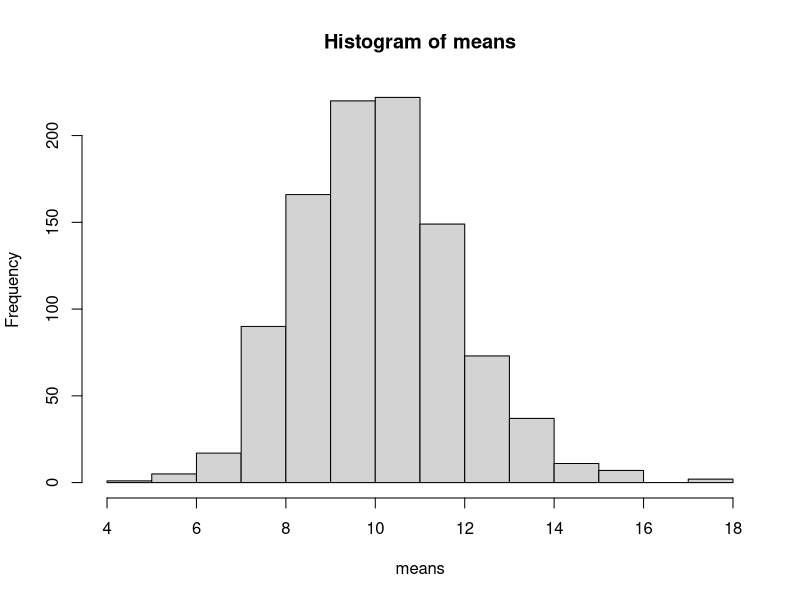

R code for this plot: (Note: this script raises an error after producing the figure.)
### Description: Chapter 4 Excercises
### @author      Bradley Cronce
### @version     3/22/2014 



## Problem 2 -- Consider the population [3, 6, 7, 9, 11, 14]. For samples of size 3 without replacement,
##              find (and plot) the sampling distribution of the minimum. What is the mean of the 
##              sampling distribution? The statistic is an estimate of some parameter -- what is
##              the value of that parameter?

                        population <- c(3, 6, 7, 11, 14)
                        population

#--------------------------------------------------------------------------------------------------------

## Problem 5 -- Let X1, X2,..., Xn be a random sample from some distribution and suppose
##              Y = T(X1, X2,..., Xn) is a statistic. Suppose the sampling distribution of Y
##              pdf f(y) = (3/8)y^2 for 0 <= y <= 2. Find P(0 <= Y <= 1/5).

#--------------------------------------------------------------------------------------------------------

## Problem 12 -- A friend claims she has drawn a random sample of size 30 from the exponential
##               distribution with lambda = 1/10. The mean of her sample is 12.

      # Part (a) -- What is the expected value of a sample mean?

                        lambda <- (1 / 10)
                        EXP <- (1 / lambda)
                        EXP # 10
      
      #                 **ANSWER** Expected = 10

      # Part (b) -- Run a simulation by drawing 1000 random samples, each of size 30, 
      #             from EXP(1/10) and then compute the mean. What proportion of the
      #             sample means are as large as or larger than 12?
      #
                        means <- numeric(1000) # space for results (vector of 0's)

                        for (i in 1:1000) {
  
                             x <- rexp(30, rate = 1/10) # draw random sample of size 30
                             means[i] <- mean(x) # compute mean, save in position i
  
                        }
                        hist(means)
                        
                        Proportion <- mean(means >= 12)
                        Proportion # 0.137
 
      # Part (c) -- Is a mean of 12 unusual for a sample of size 30 fomr Exp(1/10)?
                        
      #          **ANSWER:** No, 12 is fairly uncommon, it looks from the histogram that the
      #                      most common means are between 8 and 12; however, according to the
      #                      proportion, a mean of 12 or larger only occurs 13% of the time.
  
#--------------------------------------------------------------------------------------------------------  
  
## Problem 13 -- Let X1, X2, ..., X10 ~ N(20, 8^2) and Y1, Y2, ..., Y15 ~ N(16, 7^2). Let
##               W = X' + Y'.

      # Part (a) -- Give the exact sampling distribution of W.
                        
      #                 E[x' + y'] = E[x'] + E[y']
                        EXP <- 20 + 16
                        EXP
                        
      #                 V[X' + y'] = V[x'] + V[y']
                        VAR <-
                        VAR
                        
      #                 ** ANSWER: N(36, )

      # Part (b) -- Simulate the sampling distribution in R and plot your results. Check
      #             that the simulated mean and standard error are close to the theoretical
      #             mean and the standard error.
                        
                        W <- numeric(1000)
                        
                        for (i in 1:1000) {
                          
                            x <- rnorm(10, 20, 8)
                            y <- rnorm(15, 16, 7)
                            W[i] <- mean(x) + mean(y)
                            
                        }
                        

      # Part (c) -- Use your simulation to find P(W < 40). Calculate an exact answer and
      #             compare.

      #                __________________________________________________________
      #               |                                                          |
      #               |  W <- numeric(1000)                                      |
      #               |  for (i in 1:1000) {                                     |
      #               |                                                          |
      #               |     x <- rnorm(10, 20, 8)      # draw 10 from N(20, 8^2) |
      #               |     y <- rnorm(15, 16, 7)      # draw 15 from N(16, 7^2) |
      #               |     W[i] <- mean(x) + mean(y)  # save sum of means       |
      #               |  }                                                       |   
      #               |                                                          |
      #               |  hist(W)                                                 |   
      #               |  mean(W < 40)                                            |
      #               |__________________________________________________________|
                        
                        EXACTP <- pnorm(40, 36, ) 
                        
                        SIMULATEDP <- mean(W < 40)
                        SIMULATEDP

#-------------------------------------------------------------------------------------------------------- 

## Problem 14 -- Let X1, X2, ..., X9 ~ N(7, 3^2) and Y1, Y2, ..., Y12 ~ N(10, 5^2). Let
##               W = x' - Y'.

      # Part (a) -- Give the exact sampling distribution of W.
                        
      #                 E[x' - y'] = E[x'] - E[y']
                        EXP <- 7 - 10
                        EXP
                        
      #                 V[X' - y'] = V[x'] - V[y']
                        VAR <-
                        VAR
                        
      #                 ** ANSWER: N(-3, )

      # Part (b) -- Simulate the sampling distribution of W in R and plot your results. (adapt
      #             code from the previous excercise). Check that the simulated mean and standard 
      #             error are close to the theoretical mean and the standard error.
                        
                        W <- numeric(1000)
                        
                        for (i in 1:1000) {
                          
                          x <- rnorm(9, 7, 3)
                          y <- rnorm(12, 10, 5)
                          W[i] <- mean(x) - mean(y)
                          
                        }

      # Part (c) -- Use your simulation to find P(W < -1.5). Calculate an exact answer and
      #             compare.
                        
                        EXACTP <- pnorm(-1.5, -3, )
                          
                        SIMULATEDP <- mean(W < -1.5)
                        SIMULATEDP

#-------------------------------------------------------------------------------------------------------- 
     
## Problem 15 -- Let X1, X2, ..., Xn be a random sample from N(0, 1). Let
##               W = X(1 to 2) + X(2 to 2) + ... + X(n to 2). Describe the 
##               sampling distribution of W by running a simulation, using n = 2.
##               What is the mean and variance of the sampling distribution of W?
##               Repeat using n = 4, n = 5. What observation or conjectures do you
##               have for general n?
                        
#-------------------------------------------------------------------------------------------------------- 
                        
## Problem 16 -- Let X be a uniform random variable on the interval [40, 60] and Y a uniform
##               random variable on [45, 80]. Assume that X and Y are independent.
                        
      # Part (a) -- Compute the expected value and variance of X + Y (see Theorem B.7).
                        
      # Part (b) -- The following code simulates the sampling distribution of X + Y:
                        
      #           _______________________________________________________________
      #          |                                                               |
      #          | X <- runif(1000, 40, 60) # Draw 1000 values from Unif[40, 60] |
      #          | Y <- runif(1000, 45, 80) # Draw 1000 values from Unif[45, 80] |
      #          | total <- X + Y           # Add them coordinate-wise           |
      #          | hist(total)              # Distribution of the sums           |
      #          |_______________________________________________________________|
      #
      #             Describe the graph of the distribution of X + Y. Compute the mean and 
      #             the varience of the sampling distribution (i.e. of total) and compare
      #             this to the theoretical mean and varience.
                        
      # Part (c) -- Suppose the time (in minutes) Jack takes to compute his statistics 
      #             homeowrk is Unif[40, 60] and the time Jill takes is Unif[45, 80]. 
      #             Assume they work independently. One day the announce that their total
      #             time to finish an assignment was less than 90 mins. How likely is this?
      #             (Use the simulated sampling distribution in part (b)).
                        
#-------------------------------------------------------------------------------------------------------- 
                        
## Problem 17-- Let X1, X2, ..., X20 ~ EXP(2). Let X = sumation of (i = 1 to 20) Xi.
                
      # Part (a) -- Simulate the sampling distribution of X in R.
                        
      # Part (b) -- From your simulation, find E[X] and Var[X].
                        
      # Part (c) -- From your simulation, find P(X <= 10).
                        
#--------------------------------------------------------------------------------------------------------
                        
## Problem 21 -- Let X1, X2 ~ F with corresponding pdf f(x) = 2 / x^2, 
##               1 <= x <= 2.
                        
      # Part (a) -- Find the pdf of Xmax.
                        
      # Part (b) -- Find the expected value of Xmax.
                        
#--------------------------------------------------------------------------------------------------------
                        
